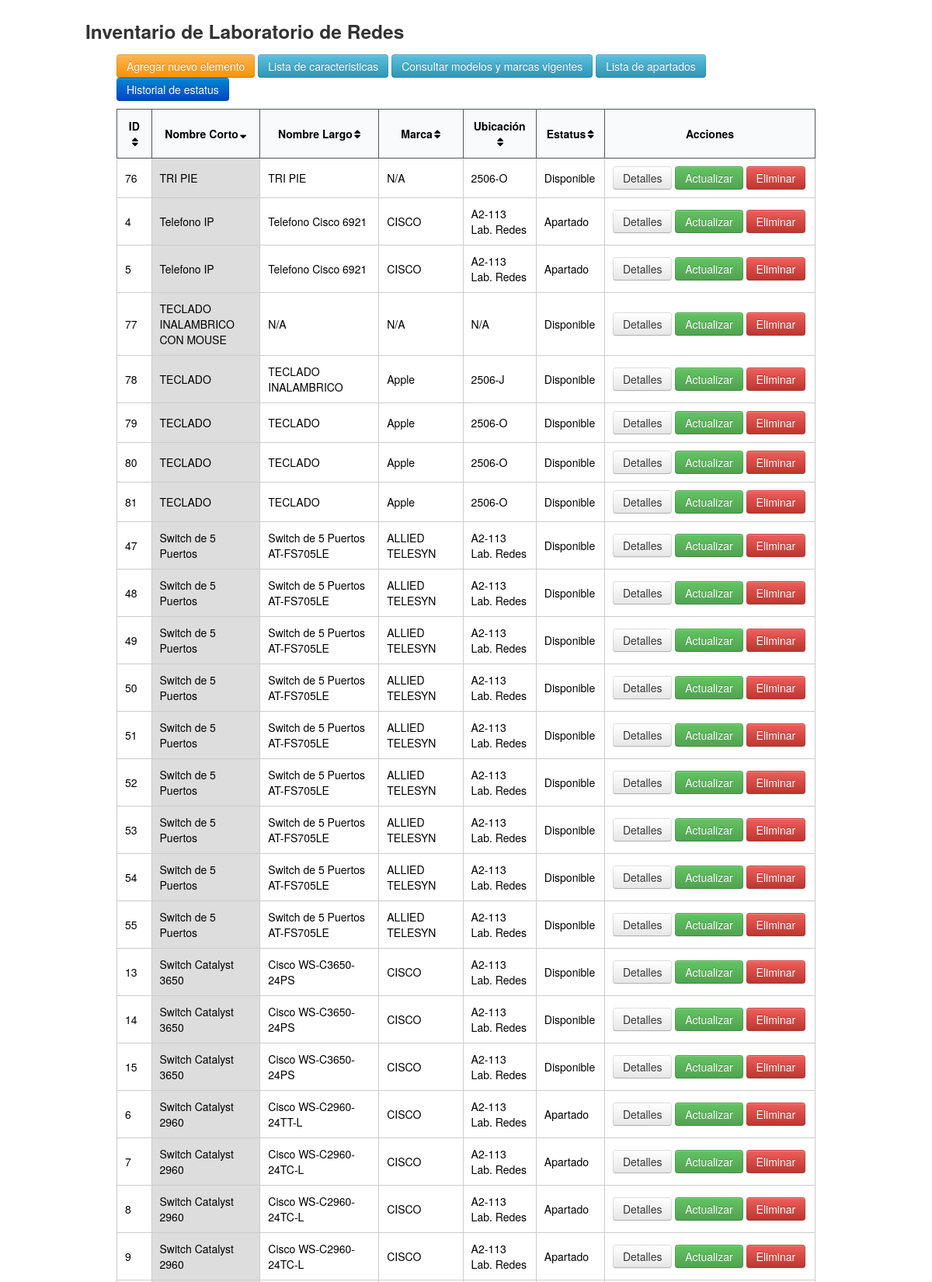
The app's page /index.php?column=nombre_caracteristica&order=desc (upper part) with its own data.
### tables this page shows
CREATE TABLE IF NOT EXISTS elemento (
   id_elemento int NOT NULL AUTO_INCREMENT,
   numero_serie varchar(20) DEFAULT NULL,
   id_caracteristica int,
   caracteristica_extra varchar(100),
   id_tipo int,
   id_materia int,
   id_ubicacion int,
  PRIMARY KEY ( id_elemento ),
  FOREIGN KEY ( id_caracteristica ) REFERENCES  caracteristica ( id_caracteristica ) ON DELETE CASCADE,
  FOREIGN KEY ( id_tipo ) REFERENCES tipo ( id_tipo ) ON DELETE CASCADE,
  FOREIGN KEY ( id_materia ) REFERENCES materia ( id_materia ) ON DELETE CASCADE,
  FOREIGN KEY ( id_ubicacion ) REFERENCES  ubicacion ( id_ubicacion ) ON DELETE CASCADE
);

### index.php (the view, shortened to what this page needs)
<?php
$mysqli = mysqli_connect('localhost', 'root', 'root', 'laboratorio');
$columns = array('id_elemento','nombre_caracteristica','nombre_largo_caracteristica','nombre_marca','nombre_ubicacion','nombre_estatus');
$column = isset($_GET['column']) && in_array($_GET['column'], $columns) ? $_GET['column'] : $columns[0];
$sort_order = isset($_GET['order']) && strtolower($_GET['order']) == 'desc' ? 'DESC' : 'ASC';
if ($result = $mysqli->query('SELECT * from elemento_resumen ORDER BY ' .  $column . ' ' . $sort_order)) {
	$up_or_down = str_replace(array('ASC','DESC'), array('up','down'), $sort_order);
	$asc_or_desc = $sort_order == 'ASC' ? 'desc' : 'asc';
	$add_class = ' class="highlight"';
	?>
<!DOCTYPE html>
<html lang="en">
	<head>
	    <link   href="css/bootstrap.min.css" rel="stylesheet">
	    <link rel="stylesheet" href="https://use.fontawesome.com/releases/v5.3.1/css/all.css">
	</head>
	<body>
	    <div class="container">
	    		<div class="row">
	    			<h3>Inventario de Laboratorio de Redes</h3>
	    		</div>
				<div class="table-responsive container-fluid">
					<p>
						<a href="create.php" class="btn btn-warning">Agregar nuevo elemento</a>
						<a href="caracteristicas/caracteristicas.php" class="btn btn-info">Lista de caracteristicas</a>
						<a href="modelos_marcas.php" class="btn btn-info">Consultar modelos y marcas vigentes</a>
						<a href="apartados/index.php" class="btn btn-info">Lista de apartados</a>
						<a href="historial_estatus.php" class="btn btn-primary">Historial de estatus</a>
					</p>
					<table>
				<tr>
					<th><a href="index.php?column=id_elemento&order=<?php echo $asc_or_desc; ?>">ID<i class="fas fa-sort<?php echo $column == 'id_elemento' ? '-' . $up_or_down : ''; ?>"></i></a></th>
					<th><a href="index.php?column=nombre_caracteristica&order=<?php echo $asc_or_desc; ?>">Nombre Corto<i class="fas fa-sort<?php echo $column == 'nombre_caracteristica' ? '-' . $up_or_down : ''; ?>"></i></a></th>
					<th><a href="index.php?column=nombre_largo_caracteristica&order=<?php echo $asc_or_desc; ?>">Nombre Largo<i class="fas fa-sort<?php echo $column == 'nombre_largo_caracteristica' ? '-' . $up_or_down : ''; ?>"></i></a></th>
					<th><a href="index.php?column=nombre_marca&order=<?php echo $asc_or_desc; ?>">Marca<i class="fas fa-sort<?php echo $column == 'nombre_marca' ? '-' . $up_or_down : ''; ?>"></i></a></th>
					<th><a href="index.php?column=nombre_ubicacion&order=<?php echo $asc_or_desc; ?>">Ubicación<i class="fas fa-sort<?php echo $column == 'nombre_ubicacion' ? '-' . $up_or_down : ''; ?>"></i></a></th>
					<th><a href="index.php?column=nombre_estatus&order=<?php echo $asc_or_desc; ?>">Estatus<i class="fas fa-sort<?php echo $column == 'nombre_estatus' ? '-' . $up_or_down : ''; ?>"></i></a></th>
					<th><a> Acciones </a></th>
				</tr>
				<?php while ($row = $result->fetch_assoc()): ?>
				<tr>
					<td<?php echo $column == 'id_elemento' ? $add_class : ''; ?>><?php echo $row['id_elemento']; ?></td>
					<td<?php echo $column == 'nombre_caracteristica' ? $add_class : ''; ?>><?php echo $row['nombre_caracteristica']; ?></td>
					<td<?php echo $column == 'nombre_largo_caracteristica' ? $add_class : ''; ?>><?php echo $row['nombre_largo_caracteristica']; ?></td>
					<td<?php echo $column == 'nombre_marca' ? $add_class : ''; ?>><?php echo $row['nombre_marca']; ?></td>
					<td<?php echo $column == 'nombre_ubicacion' ? $add_class : ''; ?>><?php echo $row['nombre_ubicacion']; ?></td>
					<td<?php echo $column == 'nombre_estatus' ? $add_class : ''; ?>><?php echo $row['nombre_estatus']; ?></td>
					<td width=250 <?php echo $column == 'acciones' ? $add_class : '';?>><?php
				   	echo '<a class="btn" href="read.php?id='.$row['id_elemento'].'">Detalles</a>';
				  	echo '<a class="btn btn-success" href="update.php?id='.$row['id_elemento'].'">Actualizar</a>';
				   	echo '<a class="btn btn-danger" href="delete.php?id='.$row['id_elemento'].'">Eliminar</a>';
				    ?></td>
				</tr>
				<?php endwhile; ?>
			</table>
	    	</div>
	    </div>
	</body>
</html>
<?php
}
?>

### index.php (style rules this page uses)
html { font-family: Tahoma, Geneva, sans-serif; padding: 10px; }
table { border-collapse: collapse; width: 900px; }
th { background-color: #f9fafb; border: 1px solid #54585d; }
th a { display: block; text-decoration:none; padding: 10px; color: #000000; font-size: 14px; }
th a i { margin-left: 2px; color: rgba(0,0,0,1); }
td { padding: 10px; color: #000000; border: 1px solid #cccccc; }
tr { background-color: #ffffff; }
tr .highlight { background-color: #dddddd; }

### records on screen
elemento: id_elemento "76", nombre_caracteristica "TRI PIE", nombre_largo_caracteristica "TRI PIE", nombre_marca "N/A", nombre_ubicacion "2506-O", nombre_estatus "Disponible"
elemento: id_elemento "4", nombre_caracteristica "Telefono IP", nombre_largo_caracteristica "Telefono Cisco 6921", nombre_marca "CISCO", nombre_ubicacion "A2-113 Lab. Redes", nombre_estatus "Apartado"
elemento: id_elemento "5", nombre_caracteristica "Telefono IP", nombre_largo_caracteristica "Telefono Cisco 6921", nombre_marca "CISCO", nombre_ubicacion "A2-113 Lab. Redes", nombre_estatus "Apartado"
elemento: id_elemento "77", nombre_caracteristica "TECLADO INALAMBRICO CON MOUSE", nombre_largo_caracteristica "N/A", nombre_marca "N/A", nombre_ubicacion "N/A", nombre_estatus "Disponible"
elemento: id_elemento "78", nombre_caracteristica "TECLADO", nombre_largo_caracteristica "TECLADO INALAMBRICO", nombre_marca "Apple", nombre_ubicacion "2506-J", nombre_estatus "Disponible"
elemento: id_elemento "79", nombre_caracteristica "TECLADO", nombre_largo_caracteristica "TECLADO", nombre_marca "Apple", nombre_ubicacion "2506-O", nombre_estatus "Disponible"
elemento: id_elemento "80", nombre_caracteristica "TECLADO", nombre_largo_caracteristica "TECLADO", nombre_marca "Apple", nombre_ubicacion "2506-O", nombre_estatus "Disponible"
elemento: id_elemento "81", nombre_caracteristica "TECLADO", nombre_largo_caracteristica "TECLADO", nombre_marca "Apple", nombre_ubicacion "2506-O", nombre_estatus "Disponible"
elemento: id_elemento "47", nombre_caracteristica "Switch de 5 Puertos", nombre_largo_caracteristica "Switch de 5 Puertos AT-FS705LE", nombre_marca "ALLIED TELESYN", nombre_ubicacion "A2-113 Lab. Redes", nombre_estatus "Disponible"
elemento: id_elemento "48", nombre_caracteristica "Switch de 5 Puertos", nombre_largo_caracteristica "Switch de 5 Puertos AT-FS705LE", nombre_marca "ALLIED TELESYN", nombre_ubicacion "A2-113 Lab. Redes", nombre_estatus "Disponible"
elemento: id_elemento "49", nombre_caracteristica "Switch de 5 Puertos", nombre_largo_caracteristica "Switch de 5 Puertos AT-FS705LE", nombre_marca "ALLIED TELESYN", nombre_ubicacion "A2-113 Lab. Redes", nombre_estatus "Disponible"
elemento: id_elemento "50", nombre_caracteristica "Switch de 5 Puertos", nombre_largo_caracteristica "Switch de 5 Puertos AT-FS705LE", nombre_marca "ALLIED TELESYN", nombre_ubicacion "A2-113 Lab. Redes", nombre_estatus "Disponible"
elemento: id_elemento "51", nombre_caracteristica "Switch de 5 Puertos", nombre_largo_caracteristica "Switch de 5 Puertos AT-FS705LE", nombre_marca "ALLIED TELESYN", nombre_ubicacion "A2-113 Lab. Redes", nombre_estatus "Disponible"
elemento: id_elemento "52", nombre_caracteristica "Switch de 5 Puertos", nombre_largo_caracteristica "Switch de 5 Puertos AT-FS705LE", nombre_marca "ALLIED TELESYN", nombre_ubicacion "A2-113 Lab. Redes", nombre_estatus "Disponible"
elemento: id_elemento "53", nombre_caracteristica "Switch de 5 Puertos", nombre_largo_caracteristica "Switch de 5 Puertos AT-FS705LE", nombre_marca "ALLIED TELESYN", nombre_ubicacion "A2-113 Lab. Redes", nombre_estatus "Disponible"
elemento: id_elemento "54", nombre_caracteristica "Switch de 5 Puertos", nombre_largo_caracteristica "Switch de 5 Puertos AT-FS705LE", nombre_marca "ALLIED TELESYN", nombre_ubicacion "A2-113 Lab. Redes", nombre_estatus "Disponible"
elemento: id_elemento "55", nombre_caracteristica "Switch de 5 Puertos", nombre_largo_caracteristica "Switch de 5 Puertos AT-FS705LE", nombre_marca "ALLIED TELESYN", nombre_ubicacion "A2-113 Lab. Redes", nombre_estatus "Disponible"
elemento: id_elemento "13", nombre_caracteristica "Switch Catalyst 3650", nombre_largo_caracteristica "Cisco WS-C3650-24PS", nombre_marca "CISCO", nombre_ubicacion "A2-113 Lab. Redes", nombre_estatus "Disponible"
elemento: id_elemento "14", nombre_caracteristica "Switch Catalyst 3650", nombre_largo_caracteristica "Cisco WS-C3650-24PS", nombre_marca "CISCO", nombre_ubicacion "A2-113 Lab. Redes", nombre_estatus "Disponible"
elemento: id_elemento "15", nombre_caracteristica "Switch Catalyst 3650", nombre_largo_caracteristica "Cisco WS-C3650-24PS", nombre_marca "CISCO", nombre_ubicacion "A2-113 Lab. Redes", nombre_estatus "Disponible"
elemento: id_elemento "6", nombre_caracteristica "Switch Catalyst 2960", nombre_largo_caracteristica "Cisco WS-C2960-24TT-L", nombre_marca "CISCO", nombre_ubicacion "A2-113 Lab. Redes", nombre_estatus "Apartado"
elemento: id_elemento "7", nombre_caracteristica "Switch Catalyst 2960", nombre_largo_caracteristica "Cisco WS-C2960-24TC-L", nombre_marca "CISCO", nombre_ubicacion "A2-113 Lab. Redes", nombre_estatus "Apartado"
elemento: id_elemento "8", nombre_caracteristica "Switch Catalyst 2960", nombre_largo_caracteristica "Cisco WS-C2960-24TC-L", nombre_marca "CISCO", nombre_ubicacion "A2-113 Lab. Redes", nombre_estatus "Apartado"
elemento: id_elemento "9", nombre_caracteristica "Switch Catalyst 2960", nombre_largo_caracteristica "Cisco WS-C2960-24TC-L", nombre_marca "CISCO", nombre_ubicacion "A2-113 Lab. Redes", nombre_estatus "Apartado"
